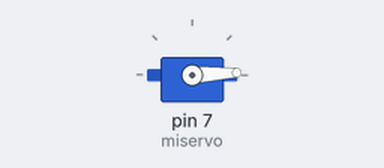
A sketch run on a simulated Arduino Uno, built with avr-gcc and run on an emulated ATmega328P. On the bench: servo.

Above: at 0.05 s.
At 0.9 s:
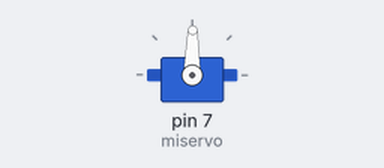
At 1.75 s:
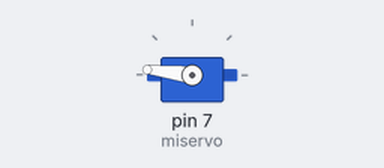
At 3.45 s:
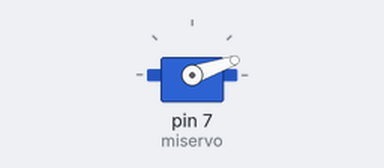
Timing chart, 0 to 8.3 s (numbered marks = the images above):
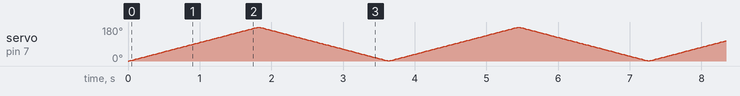

The sketch:

reto_12.ino
```cpp
#include <Servo.h> //incluimos la libreria Servo

Servo miservo; //declaramos un objeto de tipo Servo llamado miservo

int val = 0;
int i = 0;

void setup() {
  miservo.attach(7);//conectamos el objeto miservo al pin digital 7
}

void loop() {
  for (i = 0; i < 180; i++) {
    miservo.write(i);
    delay(10);
  }
  for (i = 180; i > 0; i--) {
    miservo.write(i);
    delay(10);
  }


}
```
